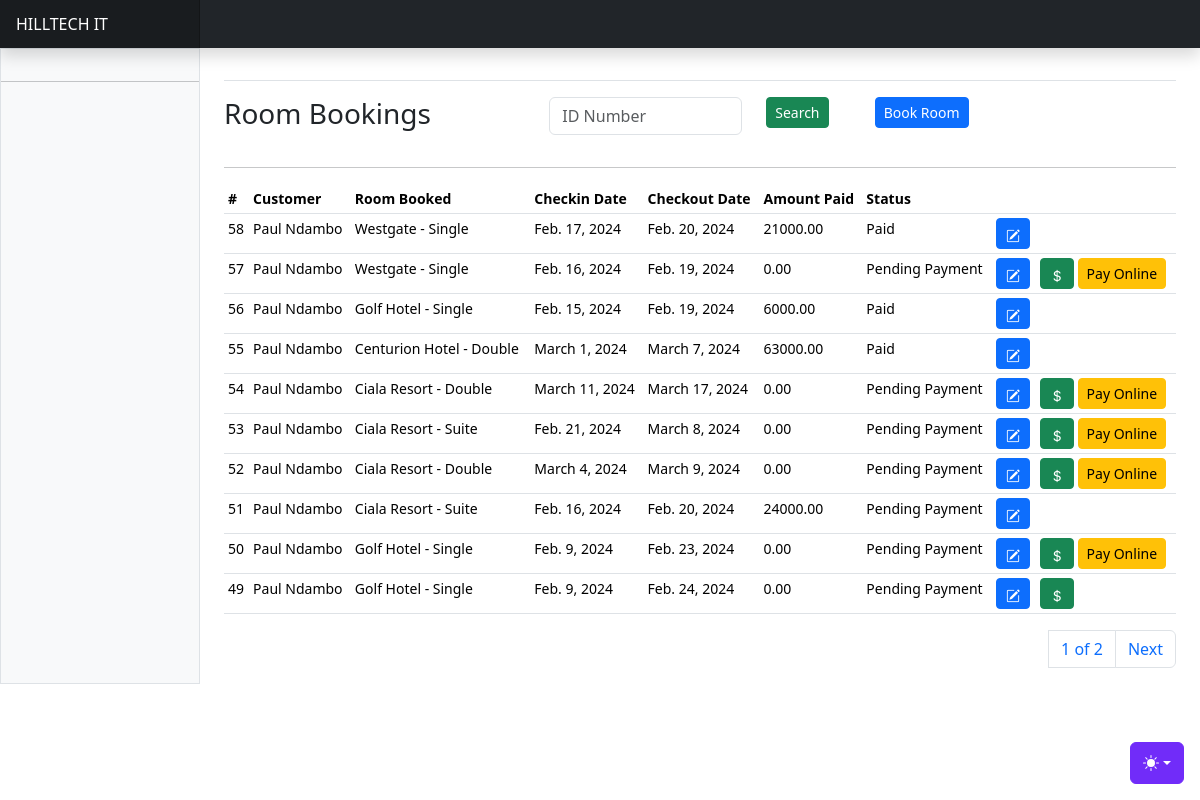
The app's page /bookings/, older data.
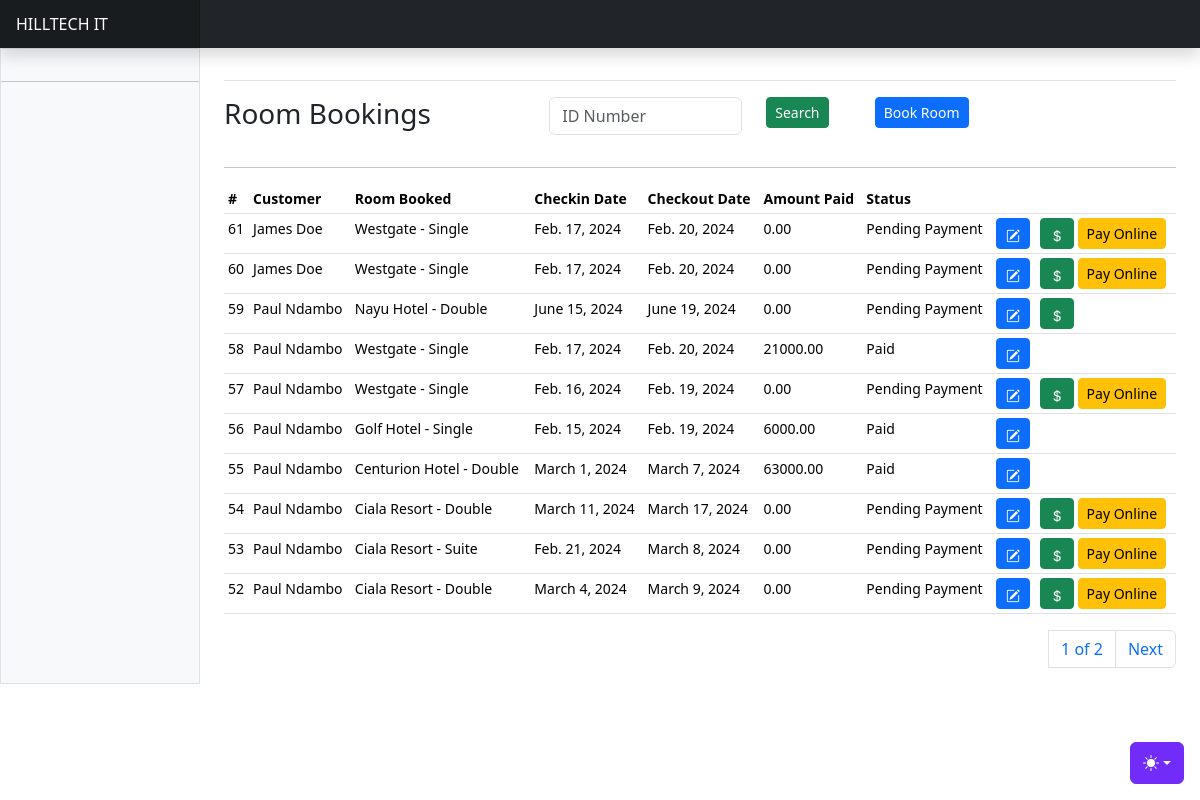
The same page, newer data.
### apps/bookings/models.py (models this page shows, shortened)
class RoomBooking(AbstractBaseModel):
    user = models.ForeignKey("users.User", on_delete=models.CASCADE, related_name="customerbookings")
    room = models.ForeignKey("property.PropertyRoom", on_delete=models.SET_NULL, null=True, related_name="roombookings")
    booked_from = models.DateField()
    booked_to = models.DateField()
    amount_expected = models.DecimalField(max_digits=100, decimal_places=2, default=0)
    amount_paid = models.DecimalField(max_digits=100, decimal_places=2)
    days_booked = models.IntegerField(default=0)
    fully_paid = models.BooleanField(default=False)
    rooms_booked = models.IntegerField(default=1)
    payment_link = models.URLField(null=True)
    reference = models.CharField(max_length=255, null=True)
    transaction_id = models.CharField(max_length=255, null=True)
    is_over = models.BooleanField(default=False)
    status = models.CharField(
        max_length=255,
        null=True,
        default="Pending Payment",
        choices=BOOKING_STATUS_CHOICES,
    )
    payment_notif_send = models.BooleanField(default=False)
    notif_send = models.BooleanField(default=False)

### apps/users/models.py (models this page shows, shortened)
class User(AbstractUser, AbstractBaseModel):
    role = models.CharField(choices=ROLE_CHOICES, max_length=32, null=True)
    phone_number = models.CharField(max_length=255, null=True)
    id_number = models.CharField(max_length=255, null=True)
    gender = models.CharField(max_length=255, null=True, choices=GENDER_CHOICES)
    date_of_birth = models.DateField(null=True)
    city = models.CharField(max_length=255, null=True)
    country = models.CharField(max_length=255, null=True)
    address = models.CharField(max_length=255, null=True)
    token = models.CharField(null=True, max_length=255)
    token_expiration_date = models.DateTimeField(null=True)
    activation_date = models.DateTimeField(null=True)
    position = models.CharField(
        max_length=255, choices=STAFF_POSITION_CHOICES, null=True
    )
    address = models.CharField(max_length=255, null=True)
    business_address = models.CharField(max_length=255, null=True)
    city = models.CharField(max_length=255, null=True)
    business_city = models.CharField(max_length=255, null=True)
    country = models.CharField(max_length=255, null=True)
    business_country = models.CharField(max_length=255, null=True)
    business_name = models.CharField(max_length=255, null=True)
    business_number = models.CharField(max_length=255, null=True)
    business_email = models.EmailField(null=True)
    business_phone = models.CharField(max_length=255, null=True)
    def name(self):
        return f"{self.first_name} {self.last_name}"

### apps/property/models.py (models this page shows, shortened)
class PropertyRoom(AbstractBaseModel):
    property = models.ForeignKey(Property, on_delete=models.CASCADE, related_name="propertyrooms")
    room_type = models.CharField(max_length=255, choices=ROOM_TYPES, null=True)
    rooms_number = models.IntegerField(default=0)
    occupancy_capacity = models.PositiveIntegerField(null=True)
    amenities = models.JSONField(default=list)
    view = models.CharField(max_length=255, choices=VIEW_CHOICES, blank=True, null=True)
    smoking_room = models.BooleanField(default=False)
    accessibility_features = models.BooleanField(default=False)
    rate = models.DecimalField(max_digits=10, decimal_places=2, default=0)
    check_in_time = models.TimeField(null=True)
    check_out_time = models.TimeField(null=True)
    available = models.BooleanField(default=True)
    status = models.CharField(
        max_length=255, choices=ROOM_STATUS_CHOICES, default="Available"
    )  # Available, Reserved, Canceled, etc
    booked = models.IntegerField(default=0)
    charge_per_night = models.DecimalField(max_digits=100, decimal_places=2, default=0)

class Property(AbstractBaseModel):
    owner = models.ForeignKey("users.User", on_delete=models.SET_NULL, null=True, related_name="listedproperties")
    name = models.CharField(max_length=255)
    location = models.CharField(max_length=255)
    city = models.CharField(max_length=255)
    country = models.CharField(max_length=255)
    property_type = models.CharField(max_length=255, choices=PROPERTY_TYPE_CHOICES)
    address = models.CharField(max_length=255)
    contact_number = models.CharField(max_length=255)
    email = models.EmailField(null=True)
    cost = models.DecimalField(max_digits=100, decimal_places=2, default=0, null=True)
    number_of_rooms = models.IntegerField(default=0, null=True)
    capacity = models.IntegerField(default=0)
    profile_image = models.ImageField(upload_to="property_images/", null=True)
    approval_status = models.CharField(
        max_length=255, default="Pending", choices=APPROVAL_CHOICES
    )
    children_allowed = models.IntegerField(default=0)
    adults_allowed = models.IntegerField(default=0)
    amenities = models.JSONField(default=list)
    pets_allowed = models.BooleanField(default=True)
    smoking_allowed = models.BooleanField(default=True)

### apps/bookings/views.py (the view)
# urls.py: path("bookings/", include("apps.bookings.urls")),
def bookings(request):
    bookings = RoomBooking.objects.all().order_by("-created")
    paginator = Paginator(bookings, 10)
    page_number = request.GET.get("page")
    page_obj = paginator.get_page(page_number)
    context = {"bookings": bookings, "page_obj": page_obj}
    return render(request, "booking/bookings.html", context)

### templates/booking/bookings.html (shortened to what this page needs)
{% extends "base.html" %}
{% block content %}
<div class="row">
    <div class="col-4">
        <h3>Room Bookings</h3>
    </div>
    <div class="col-4">
        <form method="POST">
            <div class="input-group mb-3">
              <div class="row">
                <div class="col-8">
                  <input type="text" class="form-control" id="reg_number" name="reg_number" placeholder="ID Number" >
                </div>
                <div class="col-4">
                  <button class="btn btn-success btn-sm">Search</button>
                </div>
              </div>
            </div>
          </form>
    </div>
    <div class="col-4">
        <a href="{% url 'properties' %}" class="btn btn-primary btn-sm">Book Room</a>
    </div>
</div>
<hr/>
      <div class="table-responsive small">
        <table class="table table-sm">
          <thead>
            <tr>
              <th scope="col">#</th>
              <th scope="col">Customer</th>
              <th scope="col">Room Booked</th>
              <th scope="col">Checkin Date</th>
              <th scope="col">Checkout Date</th>
              <th scope="col">Amount Paid</th>
              <th scope="col">Status</th>
              <th scope="col" colspan="3"></th>
            </tr>
          </thead>
          <tbody>
            {% for booking in page_obj %}
            <tr>
              <td>{{booking.id}}</td>
              <td>{{booking.user.name}}</td>
              <td>{{booking.room.property.name}} - {{booking.room.room_type}}</td>
              <td>{{booking.booked_from}}</td>
              <td>{{booking.booked_to}}</td>
              <td>{{booking.amount_paid}}</td>
              <td>{{booking.status}}</td>
              <td>
                <a class="btn btn-primary btn-sm" data-bs-toggle="modal" data-bs-target="#editBookingModal{{ booking.id }}">
                    <i class="bi bi-pencil-square"></i>
                </a>
              </td>
              <td>
                {% if booking.amount_paid == booking.amount_expected %}
                {% else %}
                <a class="btn btn-success btn-sm" data-bs-toggle="modal" data-bs-target="#payBookingModal{{ booking.id }}">
                    <i class="bi bi-currency-dollar"></i>
                </a>
                {% if booking.payment_link %}
                <a href="{{booking.payment_link}}" class="btn btn-warning btn-sm">Pay Online</a>
                {% endif %}
                {% endif %}
              </td>
            </tr>
            {% endfor %}
          </tbody>
        </table>
        <div>
          <nav aria-label="Page navigation example">
            <ul class="pagination justify-content-end">
              <a class="page-link" href="#">{{ page_obj.number }} of {{ page_obj.paginator.num_pages }}</a>
              {% if page_obj.has_next %}
              <li class="page-item"><a class="page-link" href="?page={{ page_obj.next_page_number }}">Next</a></li>
              {% endif %}
            </ul>
          </nav>
        </div>
      </div>
{% endblock content %}

Row changes from the older to the newer data that the page shows:
no longer on this page (row unchanged): RoomBooking: id "51", user.name "Paul Ndambo", room.property.name "Ciala Resort", room.room_type "Suite", booked_from "Feb. 16, 2024", booked_to "Feb. 20, 2024", amount_paid "24000.00", status "Pending Payment"
no longer on this page (row unchanged): RoomBooking: id "50", user.name "Paul Ndambo", room.property.name "Golf Hotel", room.room_type "Single", booked_from "Feb. 9, 2024", booked_to "Feb. 23, 2024", amount_paid "0.00", status "Pending Payment"
no longer on this page (row unchanged): RoomBooking: id "49", user.name "Paul Ndambo", room.property.name "Golf Hotel", room.room_type "Single", booked_from "Feb. 9, 2024", booked_to "Feb. 24, 2024", amount_paid "0.00", status "Pending Payment"
added RoomBooking: id "61", user.name "James Doe", room.property.name "Westgate", room.room_type "Single", booked_from "Feb. 17, 2024", booked_to "Feb. 20, 2024", amount_paid "0.00", status "Pending Payment"
added RoomBooking: id "60", user.name "James Doe", room.property.name "Westgate", room.room_type "Single", booked_from "Feb. 17, 2024", booked_to "Feb. 20, 2024", amount_paid "0.00", status "Pending Payment"
added RoomBooking: id "59", user.name "Paul Ndambo", room.property.name "Nayu Hotel", room.room_type "Double", booked_from "June 15, 2024", booked_to "June 19, 2024", amount_paid "0.00", status "Pending Payment"
